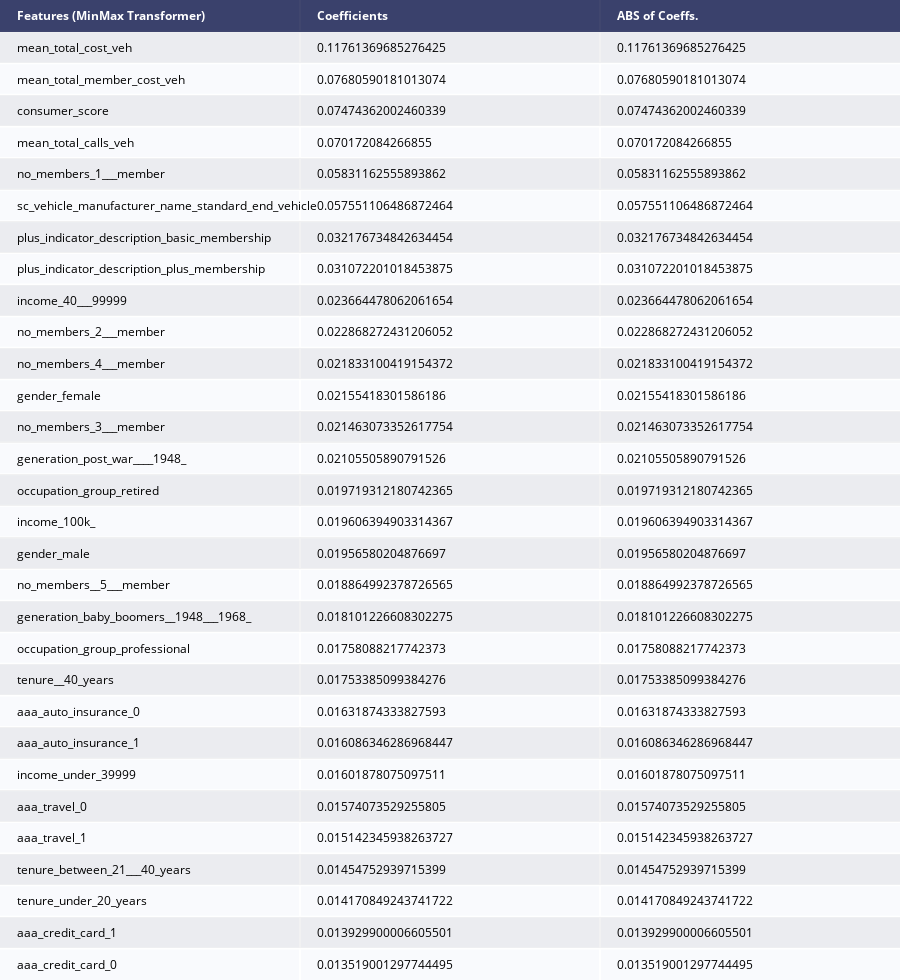

The notebook cell saved with this chart:
### Code cell
coef_df_et = pd.DataFrame({'feature':testX.columns, 'coefs': et.feature_importances_})
coef_df_et["abs_coeff"] = coef_df_et['coefs'].abs()
coef_df_et.sort_values("abs_coeff",ascending=False,inplace=True)
coef_df_et.nlargest(30,columns=["abs_coeff"])
counts_et = pd.DataFrame(coef_df_et.nlargest(30,columns=["abs_coeff"]), index=None)
counts_et.rename(columns={"feature": "Features (MinMax Transformer)", 'coefs':'Coefficients', 'abs_coeff': "ABS of Coeffs."}, inplace=True)
fig = ff.create_table(counts_et, height_constant=30, index=False)
fig.write_image(var_to_predict_save+'_et_coef.png')
py.iplot(fig)

### Figure 1 — Plotly figure (JSON) as saved in the notebook; plotly's stock layout.template omitted (floating-point values rounded to 4 significant figures)
{"data": [{"colorscale": [[0, "#00083e"], [0.5, "#ededee"], [1, "#ffffff"]], "hoverinfo": "none", "opacity": 0.75, "showscale": false, "type": "heatmap", "z": [[0, 0, 0], [0.5, 0.5, 0.5], [1, 1, 1], [0.5, 0.5, 0.5], [1, 1, 1], [0.5, 0.5, 0.5], [1, 1, 1], [0.5, 0.5, 0.5], [1, 1, 1], [0.5, 0.5, 0.5], [1, 1, 1], [0.5, 0.5, 0.5], [1, 1, 1], [0.5, 0.5, 0.5], [1, 1, 1], [0.5, 0.5, 0.5], [1, 1, 1], [0.5, 0.5, 0.5], [1, 1, 1], [0.5, 0.5, 0.5], [1, 1, 1], [0.5, 0.5, 0.5], [1, 1, 1], [0.5, 0.5, 0.5], [1, 1, 1], [0.5, 0.5, 0.5], [1, 1, 1], [0.5, 0.5, 0.5], [1, 1, 1], [0.5, 0.5, 0.5], [1, 1, 1]]}], "layout": {"annotations": [{"align": "left", "font": {"color": "#ffffff"}, "showarrow": false, "text": "<b>Features (MinMax Transformer)</b>", "x": -0.45, "xanchor": "left", "xref": "x", "y": 0, "yref": "y"}, {"align": "left", "font": {"color": "#ffffff"}, "showarrow": false, "text": "<b>Coefficients</b>", "x": 0.55, "xanchor": "left", "xref": "x", "y": 0, "yref": "y"}, {"align": "left", "font": {"color": "#ffffff"}, "showarrow": false, "text": "<b>ABS of Coeffs.</b>", "x": 1.55, "xanchor": "left", "xref": "x", "y": 0, "yref": "y"}, {"align": "left", "font": {"color": "#000000"}, "showarrow": false, "text": "mean_total_cost_veh", "x": -0.45, "xanchor": "left", "xref": "x", "y": 1, "yref": "y"}, {"align": "left", "font": {"color": "#000000"}, "showarrow": false, "text": "0.11761369685276425", "x": 0.55, "xanchor": "left", "xref": "x", "y": 1, "yref": "y"}, {"align": "left", "font": {"color": "#000000"}, "showarrow": false, "text": "0.11761369685276425", "x": 1.55, "xanchor": "left", "xref": "x", "y": 1, "yref": "y"}, {"align": "left", "font": {"color": "#000000"}, "showarrow": false, "text": "mean_total_member_cost_veh", "x": -0.45, "xanchor": "left", "xref": "x", "y": 2, "yref": "y"}, {"align": "left", "font": {"color": "#000000"}, "showarrow": false, "text": "0.07680590181013074", "x": 0.55, "xanchor": "left", "xref": "x", "y": 2, "yref": "y"}, {"align": "left", "font": {"color": "#000000"}, "showarrow": false, "text": "0.07680590181013074", "x": 1.55, "xanchor": "left", "xref": "x", "y": 2, "yref": "y"}, {"align": "left", "font": {"color": "#000000"}, "showarrow": false, "text": "consumer_score", "x": -0.45, "xanchor": "left", "xref": "x", "y": 3, "yref": "y"}, {"align": "left", "font": {"color": "#000000"}, "showarrow": false, "text": "0.07474362002460339", "x": 0.55, "xanchor": "left", "xref": "x", "y": 3, "yref": "y"}, {"align": "left", "font": {"color": "#000000"}, "showarrow": false, "text": "0.07474362002460339", "x": 1.55, "xanchor": "left", "xref": "x", "y": 3, "yref": "y"}, {"align": "left", "font": {"color": "#000000"}, "showarrow": false, "text": "mean_total_calls_veh", "x": -0.45, "xanchor": "left", "xref": "x", "y": 4, "yref": "y"}, {"align": "left", "font": {"color": "#000000"}, "showarrow": false, "text": "0.070172084266855", "x": 0.55, "xanchor": "left", "xref": "x", "y": 4, "yref": "y"}, {"align": "left", "font": {"color": "#000000"}, "showarrow": false, "text": "0.070172084266855", "x": 1.55, "xanchor": "left", "xref": "x", "y": 4, "yref": "y"}, {"align": "left", "font": {"color": "#000000"}, "showarrow": false, "text": "no_members_1___member", "x": -0.45, "xanchor": "left", "xref": "x", "y": 5, "yref": "y"}, {"align": "left", "font": {"color": "#000000"}, "showarrow": false, "text": "0.05831162555893862", "x": 0.55, "xanchor": "left", "xref": "x", "y": 5, "yref": "y"}, {"align": "left", "font": {"color": "#000000"}, "showarrow": false, "text": "0.05831162555893862", "x": 1.55, "xanchor": "left", "xref": "x", "y": 5, "yref": "y"}, {"align": "left", "font": {"color": "#000000"}, "showarrow": false, "text": "sc_vehicle_manufacturer_name_standard_end_vehicle", "x": -0.45, "xanchor": "left", "xref": "x", "y": 6, "yref": "y"}, {"align": "left", "font": {"color": "#000000"}, "showarrow": false, "text": "0.057551106486872464", "x": 0.55, "xanchor": "left", "xref": "x", "y": 6, "yref": "y"}, {"align": "left", "font": {"color": "#000000"}, "showarrow": false, "text": "0.057551106486872464", "x": 1.55, "xanchor": "left", "xref": "x", "y": 6, "yref": "y"}, {"align": "left", "font": {"color": "#000000"}, "showarrow": false, "text": "plus_indicator_description_basic_membership", "x": -0.45, "xanchor": "left", "xref": "x", "y": 7, "yref": "y"}, {"align": "left", "font": {"color": "#000000"}, "showarrow": false, "text": "0.032176734842634454", "x": 0.55, "xanchor": "left", "xref": "x", "y": 7, "yref": "y"}, {"align": "left", "font": {"color": "#000000"}, "showarrow": false, "text": "0.032176734842634454", "x": 1.55, "xanchor": "left", "xref": "x", "y": 7, "yref": "y"}, {"align": "left", "font": {"color": "#000000"}, "showarrow": false, "text": "plus_indicator_description_plus_membership", "x": -0.45, "xanchor": "left", "xref": "x", "y": 8, "yref": "y"}, {"align": "left", "font": {"color": "#000000"}, "showarrow": false, "text": "0.031072201018453875", "x": 0.55, "xanchor": "left", "xref": "x", "y": 8, "yref": "y"}, {"align": "left", "font": {"color": "#000000"}, "showarrow": false, "text": "0.031072201018453875", "x": 1.55, "xanchor": "left", "xref": "x", "y": 8, "yref": "y"}, {"align": "left", "font": {"color": "#000000"}, "showarrow": false, "text": "income_40___99999", "x": -0.45, "xanchor": "left", "xref": "x", "y": 9, "yref": "y"}, {"align": "left", "font": {"color": "#000000"}, "showarrow": false, "text": "0.023664478062061654", "x": 0.55, "xanchor": "left", "xref": "x", "y": 9, "yref": "y"}, {"align": "left", "font": {"color": "#000000"}, "showarrow": false, "text": "0.023664478062061654", "x": 1.55, "xanchor": "left", "xref": "x", "y": 9, "yref": "y"}, {"align": "left", "font": {"color": "#000000"}, "showarrow": false, "text": "no_members_2___member", "x": -0.45, "xanchor": "left", "xref": "x", "y": 10, "yref": "y"}, {"align": "left", "font": {"color": "#000000"}, "showarrow": false, "text": "0.022868272431206052", "x": 0.55, "xanchor": "left", "xref": "x", "y": 10, "yref": "y"}, {"align": "left", "font": {"color": "#000000"}, "showarrow": false, "text": "0.022868272431206052", "x": 1.55, "xanchor": "left", "xref": "x", "y": 10, "yref": "y"}, {"align": "left", "font": {"color": "#000000"}, "showarrow": false, "text": "no_members_4___member", "x": -0.45, "xanchor": "left", "xref": "x", "y": 11, "yref": "y"}, {"align": "left", "font": {"color": "#000000"}, "showarrow": false, "text": "0.021833100419154372", "x": 0.55, "xanchor": "left", "xref": "x", "y": 11, "yref": "y"}, {"align": "left", "font": {"color": "#000000"}, "showarrow": false, "text": "0.021833100419154372", "x": 1.55, "xanchor": "left", "xref": "x", "y": 11, "yref": "y"}, {"align": "left", "font": {"color": "#000000"}, "showarrow": false, "text": "gender_female", "x": -0.45, "xanchor": "left", "xref": "x", "y": 12, "yref": "y"}, {"align": "left", "font": {"color": "#000000"}, "showarrow": false, "text": "0.02155418301586186", "x": 0.55, "xanchor": "left", "xref": "x", "y": 12, "yref": "y"}, {"align": "left", "font": {"color": "#000000"}, "showarrow": false, "text": "0.02155418301586186", "x": 1.55, "xanchor": "left", "xref": "x", "y": 12, "yref": "y"}, {"align": "left", "font": {"color": "#000000"}, "showarrow": false, "text": "no_members_3___member", "x": -0.45, "xanchor": "left", "xref": "x", "y": 13, "yref": "y"}, {"align": "left", "font": {"color": "#000000"}, "showarrow": false, "text": "0.021463073352617754", "x": 0.55, "xanchor": "left", "xref": "x", "y": 13, "yref": "y"}, {"align": "left", "font": {"color": "#000000"}, "showarrow": false, "text": "0.021463073352617754", "x": 1.55, "xanchor": "left", "xref": "x", "y": 13, "yref": "y"}, {"align": "left", "font": {"color": "#000000"}, "showarrow": false, "text": "generation_post_war____1948_", "x": -0.45, "xanchor": "left", "xref": "x", "y": 14, "yref": "y"}, {"align": "left", "font": {"color": "#000000"}, "showarrow": false, "text": "0.02105505890791526", "x": 0.55, "xanchor": "left", "xref": "x", "y": 14, "yref": "y"}, {"align": "left", "font": {"color": "#000000"}, "showarrow": false, "text": "0.02105505890791526", "x": 1.55, "xanchor": "left", "xref": "x", "y": 14, "yref": "y"}, {"align": "left", "font": {"color": "#000000"}, "showarrow": false, "text": "occupation_group_retired", "x": -0.45, "xanchor": "left", "xref": "x", "y": 15, "yref": "y"}, {"align": "left", "font": {"color": "#000000"}, "showarrow": false, "text": "0.019719312180742365", "x": 0.55, "xanchor": "left", "xref": "x", "y": 15, "yref": "y"}, {"align": "left", "font": {"color": "#000000"}, "showarrow": false, "text": "0.019719312180742365", "x": 1.55, "xanchor": "left", "xref": "x", "y": 15, "yref": "y"}, {"align": "left", "font": {"color": "#000000"}, "showarrow": false, "text": "income_100k_", "x": -0.45, "xanchor": "left", "xref": "x", "y": 16, "yref": "y"}, {"align": "left", "font": {"color": "#000000"}, "showarrow": false, "text": "0.019606394903314367", "x": 0.55, "xanchor": "left", "xref": "x", "y": 16, "yref": "y"}, {"align": "left", "font": {"color": "#000000"}, "showarrow": false, "text": "0.019606394903314367", "x": 1.55, "xanchor": "left", "xref": "x", "y": 16, "yref": "y"}, {"align": "left", "font": {"color": "#000000"}, "showarrow": false, "text": "gender_male", "x": -0.45, "xanchor": "left", "xref": "x", "y": 17, "yref": "y"}, {"align": "left", "font": {"color": "#000000"}, "showarrow": false, "text": "0.01956580204876697", "x": 0.55, "xanchor": "left", "xref": "x", "y": 17, "yref": "y"}, {"align": "left", "font": {"color": "#000000"}, "showarrow": false, "text": "0.01956580204876697", "x": 1.55, "xanchor": "left", "xref": "x", "y": 17, "yref": "y"}, {"align": "left", "font": {"color": "#000000"}, "showarrow": false, "text": "no_members__5___member", "x": -0.45, "xanchor": "left", "xref": "x", "y": 18, "yref": "y"}, {"align": "left", "font": {"color": "#000000"}, "showarrow": false, "text": "0.018864992378726565", "x": 0.55, "xanchor": "left", "xref": "x", "y": 18, "yref": "y"}, {"align": "left", "font": {"color": "#000000"}, "showarrow": false, "text": "0.018864992378726565", "x": 1.55, "xanchor": "left", "xref": "x", "y": 18, "yref": "y"}, {"align": "left", "font": {"color": "#000000"}, "showarrow": false, "text": "generation_baby_boomers__1948___1968_", "x": -0.45, "xanchor": "left", "xref": "x", "y": 19, "yref": "y"}, {"align": "left", "font": {"color": "#000000"}, "showarrow": false, "text": "0.018101226608302275", "x": 0.55, "xanchor": "left", "xref": "x", "y": 19, "yref": "y"}, {"align": "left", "font": {"color": "#000000"}, "showarrow": false, "text": "0.018101226608302275", "x": 1.55, "xanchor": "left", "xref": "x", "y": 19, "yref": "y"}, {"align": "left", "font": {"color": "#000000"}, "showarrow": false, "text": "occupation_group_professional", "x": -0.45, "xanchor": "left", "xref": "x", "y": 20, "yref": "y"}, {"align": "left", "font": {"color": "#000000"}, "showarrow": false, "text": "0.01758088217742373", "x": 0.55, "xanchor": "left", "xref": "x", "y": 20, "yref": "y"}, {"align": "left", "font": {"color": "#000000"}, "showarrow": false, "text": "0.01758088217742373", "x": 1.55, "xanchor": "left", "xref": "x", "y": 20, "yref": "y"}, {"align": "left", "font": {"color": "#000000"}, "showarrow": false, "text": "tenure__40_years", "x": -0.45, "xanchor": "left", "xref": "x", "y": 21, "yref": "y"}, {"align": "left", "font": {"color": "#000000"}, "showarrow": false, "text": "0.01753385099384276", "x": 0.55, "xanchor": "left", "xref": "x", "y": 21, "yref": "y"}, {"align": "left", "font": {"color": "#000000"}, "showarrow": false, "text": "0.01753385099384276", "x": 1.55, "xanchor": "left", "xref": "x", "y": 21, "yref": "y"}, {"align": "left", "font": {"color": "#000000"}, "showarrow": false, "text": "aaa_auto_insurance_0", "x": -0.45, "xanchor": "left", "xref": "x", "y": 22, "yref": "y"}, {"align": "left", "font": {"color": "#000000"}, "showarrow": false, "text": "0.01631874333827593", "x": 0.55, "xanchor": "left", "xref": "x", "y": 22, "yref": "y"}, {"align": "left", "font": {"color": "#000000"}, "showarrow": false, "text": "0.01631874333827593", "x": 1.55, "xanchor": "left", "xref": "x", "y": 22, "yref": "y"}, {"align": "left", "font": {"color": "#000000"}, "showarrow": false, "text": "aaa_auto_insurance_1", "x": -0.45, "xanchor": "left", "xref": "x", "y": 23, "yref": "y"}, {"align": "left", "font": {"color": "#000000"}, "showarrow": false, "text": "0.016086346286968447", "x": 0.55, "xanchor": "left", "xref": "x", "y": 23, "yref": "y"}, {"align": "left", "font": {"color": "#000000"}, "showarrow": false, "text": "0.016086346286968447", "x": 1.55, "xanchor": "left", "xref": "x", "y": 23, "yref": "y"}, {"align": "left", "font": {"color": "#000000"}, "showarrow": false, "text": "income_under_39999", "x": -0.45, "xanchor": "left", "xref": "x", "y": 24, "yref": "y"}, {"align": "left", "font": {"color": "#000000"}, "showarrow": false, "text": "0.01601878075097511", "x": 0.55, "xanchor": "left", "xref": "x", "y": 24, "yref": "y"}, {"align": "left", "font": {"color": "#000000"}, "showarrow": false, "text": "0.01601878075097511", "x": 1.55, "xanchor": "left", "xref": "x", "y": 24, "yref": "y"}, {"align": "left", "font": {"color": "#000000"}, "showarrow": false, "text": "aaa_travel_0", "x": -0.45, "xanchor": "left", "xref": "x", "y": 25, "yref": "y"}, {"align": "left", "font": {"color": "#000000"}, "showarrow": false, "text": "0.01574073529255805", "x": 0.55, "xanchor": "left", "xref": "x", "y": 25, "yref": "y"}, {"align": "left", "font": {"color": "#000000"}, "showarrow": false, "text": "0.01574073529255805", "x": 1.55, "xanchor": "left", "xref": "x", "y": 25, "yref": "y"}, {"align": "left", "font": {"color": "#000000"}, "showarrow": false, "text": "aaa_travel_1", "x": -0.45, "xanchor": "left", "xref": "x", "y": 26, "yref": "y"}, {"align": "left", "font": {"color": "#000000"}, "showarrow": false, "text": "0.015142345938263727", "x": 0.55, "xanchor": "left", "xref": "x", "y": 26, "yref": "y"}, {"align": "left", "font": {"color": "#000000"}, "showarrow": false, "text": "0.015142345938263727", "x": 1.55, "xanchor": "left", "xref": "x", "y": 26, "yref": "y"}, {"align": "left", "font": {"color": "#000000"}, "showarrow": false, "text": "tenure_between_21___40_years", "x": -0.45, "xanchor": "left", "xref": "x", "y": 27, "yref": "y"}, {"align": "left", "font": {"color": "#000000"}, "showarrow": false, "text": "0.01454752939715399", "x": 0.55, "xanchor": "left", "xref": "x", "y": 27, "yref": "y"}, {"align": "left", "font": {"color": "#000000"}, "showarrow": false, "text": "0.01454752939715399", "x": 1.55, "xanchor": "left", "xref": "x", "y": 27, "yref": "y"}, {"align": "left", "font": {"color": "#000000"}, "showarrow": false, "text": "tenure_under_20_years", "x": -0.45, "xanchor": "left", "xref": "x", "y": 28, "yref": "y"}, {"align": "left", "font": {"color": "#000000"}, "showarrow": false, "text": "0.014170849243741722", "x": 0.55, "xanchor": "left", "xref": "x", "y": 28, "yref": "y"}, {"align": "left", "font": {"color": "#000000"}, "showarrow": false, "text": "0.014170849243741722", "x": 1.55, "xanchor": "left", "xref": "x", "y": 28, "yref": "y"}, {"align": "left", "font": {"color": "#000000"}, "showarrow": false, "text": "aaa_credit_card_1", "x": -0.45, "xanchor": "left", "xref": "x", "y": 29, "yref": "y"}, {"align": "left", "font": {"color": "#000000"}, "showarrow": false, "text": "0.013929900006605501", "x": 0.55, "xanchor": "left", "xref": "x", "y": 29, "yref": "y"}, {"align": "left", "font": {"color": "#000000"}, "showarrow": false, "text": "0.013929900006605501", "x": 1.55, "xanchor": "left", "xref": "x", "y": 29, "yref": "y"}, {"align": "left", "font": {"color": "#000000"}, "showarrow": false, "text": "aaa_credit_card_0", "x": -0.45, "xanchor": "left", "xref": "x", "y": 30, "yref": "y"}, {"align": "left", "font": {"color": "#000000"}, "showarrow": false, "text": "0.013519001297744495", "x": 0.55, "xanchor": "left", "xref": "x", "y": 30, "yref": "y"}, {"align": "left", "font": {"color": "#000000"}, "showarrow": false, "text": "0.013519001297744495", "x": 1.55, "xanchor": "left", "xref": "x", "y": 30, "yref": "y"}], "height": 980, "margin": {"b": 0, "l": 0, "r": 0, "t": 0}, "xaxis": {"dtick": 1, "gridwidth": 2, "showticklabels": false, "tick0": -0.5, "ticks": "", "zeroline": false}, "yaxis": {"autorange": "reversed", "dtick": 1, "gridwidth": 2, "showticklabels": false, "tick0": 0.5, "ticks": "", "zeroline": false}}}
